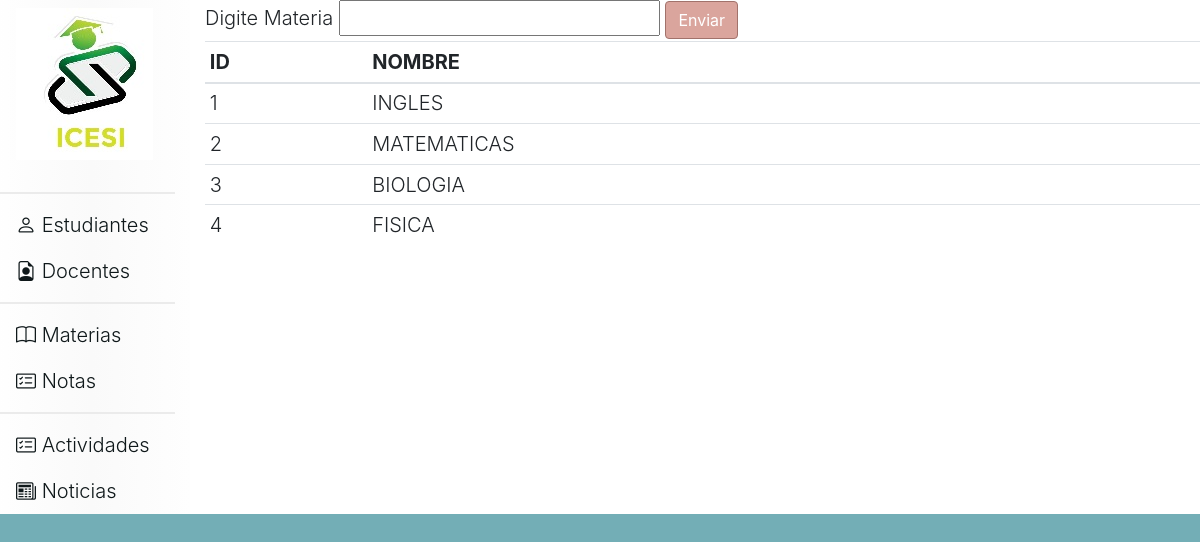
The page /materias on the database its author committed.
### tables this page shows
CREATE TABLE materias (id INTEGER PRIMARY KEY AUTOINCREMENT UNIQUE NOT NULL, nombre_materia CHAR (30));

### app.py (the view)
@app.route('/materias',methods=('GET','POST'))
def materias():
    if request.method == 'POST':
        materia=request.form['txtMateria']
        r=controller.MateriaGuardar(materia)
        response=controller.MateriasListar()
        return render_template('materias.html',lista=response)
    else:
        response=controller.MateriasListar()
        return render_template('materias.html',lista=response)

### controller.py (called while the page is built)
def Conectar():
    conexion= sqlite3.connect("ciclo3db.db")
    return conexion

def MateriasListar():
    conn= Conectar()
    cursor= conn.execute("SELECT * FROM MATERIAS")
    return cursor.fetchall() #item
    conn.close()

### templates/materias.html
{% extends 'head.html' %}
{% block contenido %}
    <form action="/materias" method="POST" >
      <label for="">Digite Materia</label>
      <input type="text" name="txtMateria" required>
      <button type="submit" class="asignar-deco btn btn-primary">Enviar</button>
    </form>
    <table class="table table-sm">
        <thead>
            <tr>
                <th>ID</th>
                <th>NOMBRE</th>
            </tr>
        </thead>
        <tbody>
            {% for item in lista %}
            <tr>
                <td>{% print(item[0])%}</td>
                <td>{% print(item[1])%}</td>
            </tr>
            {% endfor %}
        </tbody>
    </table>
{% endblock %}

### static/css/estilos.css (style rules this page uses)
body { background-color: #73aeb6; font-size: 20px; font-weight: 300; }
.btn-primary { background-color:#daa59d; border-color: #a1726b; }

### rows shown on the page
materias: id "1", nombre_materia "INGLES"
materias: id "2", nombre_materia "MATEMATICAS"
materias: id "3", nombre_materia "BIOLOGIA"
materias: id "4", nombre_materia "FISICA"
